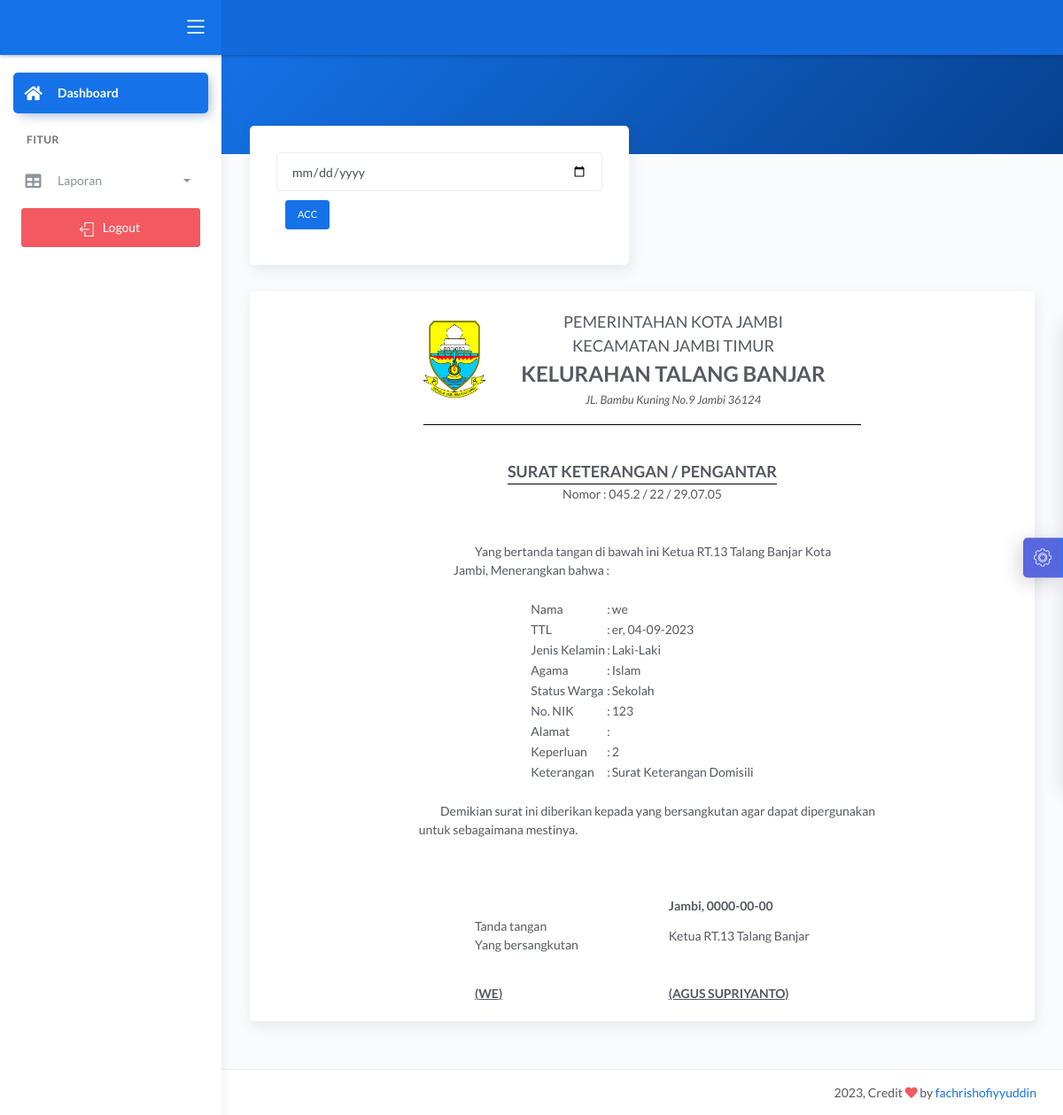
The app's page /demo1/main2.php?halaman=view_skd&id_request_skd=22 (signed in) with its own data.
### tables this page shows
CREATE TABLE `data_request_skd` (
  `id_request_skd` int(11) NOT NULL,
  `nik` varchar(16) NOT NULL,
  `tanggal_request` timestamp NOT NULL DEFAULT current_timestamp(),
  `scan_ktp` text NOT NULL,
  `scan_kk` text NOT NULL,
  `keperluan` varchar(20) NOT NULL,
  `keterangan` varchar(50) NOT NULL DEFAULT 'Data sedang diperiksa oleh Staf',
  `request` varchar(20) NOT NULL DEFAULT 'DOMISILI',
  `status` int(11) NOT NULL DEFAULT 0,
  `acc` date NOT NULL
);

CREATE TABLE `data_user` (
  `nik` varchar(16) NOT NULL,
  `password` varchar(225) NOT NULL,
  `hak_akses` varchar(225) NOT NULL,
  `nama` varchar(30) NOT NULL,
  `tanggal_lahir` date NOT NULL,
  `tempat_lahir` varchar(30) NOT NULL,
  `jekel` varchar(20) NOT NULL,
  `agama` varchar(20) NOT NULL,
  `alamat` text NOT NULL,
  `telepon` varchar(13) NOT NULL,
  `status_warga` varchar(30) NOT NULL
);

### demo1/view_skd.php (the view, shortened to what this page needs)
<?php include '../konek.php';?>
<link href="css/sweetalert.css" rel="stylesheet" type="text/css">
<?php
	if(isset($_GET['id_request_skd'])){
		$id=$_GET['id_request_skd'];
		$sql = "SELECT * FROM data_request_skd natural join data_user WHERE id_request_skd='$id'";
		$query = mysqli_query($konek,$sql);
        $data = mysqli_fetch_array($query,MYSQLI_BOTH);
        $id=$data['id_request_skd'];
        $nik = $data['nik'];
		$nama = $data['nama'];
		$tempat = $data['tempat_lahir'];
        $tgl = $data['tanggal_lahir'];
        $format2 = date('d-m-Y', strtotime($tgl));
		$agama = $data['agama'];
		$jekel = $data['jekel'];
		$nama = $data['nama'];
		$alamat = $data['alamat'];
		$status_warga = $data['status_warga'];
        $request = $data['request'];
        $keperluan = $data['keperluan'];
        $acc = $data['acc'];
	}
?>
 <div class="panel-header bg-primary-gradient">
					<div class="page-inner py-5">
						<div class="d-flex align-items-left align-items-md-center flex-column flex-md-row">
						</div>
					</div>
                </div>
                <div class="page-inner mt--5">
					<div class="row mt--2">
						<div class="col-md-6">
							<div class="card full-height">
								<div class="card-body">
								    <div class="card-tools">
                                        <form action="" method="POST">
                                            <div class="form-group">
                                                <input type="date" name="tgl_acc" class="form-control">
                                                <div class="form-group">
                                                    <input type="submit" name="ttd" value="ACC" class="btn btn-primary btn-sm">
                                                </div>
                                            </div>
                                        </form>
									</div>
								</div>
							</div>
						</div>
					</div>
					<div class="row">
						<div class="col-md-12">
							<div class="card">
								<div class="card-body">
                                <table border="1" align="center">
                                    <table border="0" align="center">
                                        <tr>
                                        <td><img src="img/jambi.png" width="70" height="87" alt=""></td>
                                        <td></td>
                                        <td></td>
                                        <td></td>
                                        <td></td>
                                        <td></td>
                                        <td></td>
                                        <td></td>
                                        <td></td>
                                        <td></td>
                                        <td></td>
                                        <td></td>
                                        <td></td>
                                        <td></td>
                                        <td></td>
                                        <td></td>
                                        <td></td>
                                        <td></td>
                                        <td></td>
                                        <td></td>
                                            <td>
                                                <center>
                                                <font size="4">PEMERINTAHAN KOTA JAMBI</font><br>
                                                    <font size="4">KECAMATAN JAMBI TIMUR</font><br>
                                                    <font size="5"><b>KELURAHAN TALANG BANJAR</b></font><br>
                                                    <font size="2"><i>JL. Bambu Kuning No.9 Jambi 36124</i></font><br>
                                                </center>
                                            </td>
                                        <td></td>
                                        <td></td>
                                        <td></td>
                                        <td></td>
                                        <td></td>
                                        <td></td>
                                        <td></td>
                                        <td></td>
                                        <td></td>
                                        <td></td>
                                        <td></td>
                                        <td></td>
                                        <td></td>
                                        <td></td>
                                        <td></td>
                                        <td></td>
                                        <td></td>
                                        <td></td>
                                        <td></td>
                                        <td></td>
                                        </tr>
                                        <tr>
                                            <td colspan="45"><hr color="black"></td>
                                        </tr>
                                    </table>
                                    <br>
                                    <table border="0" align="center">
                                        <tr>
                                            <td>
                                                <center>
                                                    <font size="4"><b>SURAT KETERANGAN / PENGANTAR</b></font><br>
                                                    <hr style="margin:0px" color="black">
                                                    <span>Nomor : 045.2 / <?php echo $id;?> / 29.07.05</span>
                                                </center>
                                            </td>
                                        </tr>
                                    </table>
                                    <br>
                                    <br>
                                    <table border="0" align="center">
                                        <tr>
                                            <td>
                                                &nbsp;&nbsp;&nbsp;&nbsp;&nbsp;&nbsp;&nbsp;&nbsp;&nbsp;Yang bertanda tangan di bawah ini Ketua RT.13 Talang Banjar Kota <br> Jambi, Menerangkan bahwa :
                                            </td>
                                        </tr>
                                    </table>
                                    <br>
                                    <table border="0" align="center">
                                        <tr>
                                            <td>Nama</td>
                                            <td>:</td>
                                            <td><?php echo $nama;?></td>
                                        </tr>
                                        <tr>
                                            <td>TTL</td>
                                            <td>:</td>
                                            <td><?php echo $tempat.", ".$format2;?></td>
                                        </tr>
                                        <tr>
                                            <td>Jenis Kelamin</td>
                                            <td>:</td>
                                            <td><?php echo $jekel;?></td>
                                        </tr>
                                        <tr>
                                            <td>Agama</td>
                                            <td>:</td>
                                            <td><?php echo $agama;?></td>
                                        </tr>
                                        <tr>
                                            <td>Status Warga</td>
                                            <td>:</td>
                                            <td><?php echo $status_warga;?></td>
                                        </tr>
                                        <tr>
                                            <td>No. NIK</td>
                                            <td>:</td>
                                            <td><?php echo $nik;?></td>
                                        </tr>
                                        <tr>
                                            <td>Alamat</td>
                                            <td>:</td>
                                            <td><?php echo $alamat;?></td>
                                        </tr>
                                        <tr>
                                            <td>Keperluan</td>
                                            <td>:</td>
                                            <td><?php echo $keperluan;?></td>
                                        </tr>
                                        <tr>
                                            <td>Keterangan</td>
                                            <td>:</td>
                                            <?php
                                                if($request=="DOMISILI"){
                                                    $request="Surat Keterangan Domisili";
                                                }
                                            ?>
                                            <td><?php echo $request;?></td>
                                        </tr>
                                    </table>
                                    <br>
                                    <table border="0" align="center">
                                        <tr>
                                            <td>
                                                &nbsp;&nbsp;&nbsp;&nbsp;&nbsp;&nbsp;&nbsp;&nbsp;&nbsp;&nbsp;&nbsp;&nbsp;&nbsp;Demikian surat ini diberikan kepada yang bersangkutan agar dapat dipergunakan<br>&nbsp;&nbsp;&nbsp;&nbsp;untuk sebagaimana mestinya.
                                            </td>
                                        </tr>
                                    </table>
                                    <br>
                                    <br>
                                    <br>
                                    <table border="0" align="center">
                                        <tr>
                                            <th></th>
                                            <th width="100px"></th>
                                            <th>Jambi, <?php echo $acc;?></th>
                                        </tr>
                                        <tr>
                                            <td>Tanda tangan <br> Yang bersangkutan </td>
                                            <td></td>
                                            <td>Ketua RT.13 Talang Banjar</td>
                                        </tr>
                                        <tr>
                                            <td rowspan="15"></td>
                                            <td></td>
                                            <td rowspan="15"></td>
                                        </tr>
                                        <tr>
                                            <td></td>
                                        </tr>
                                        <tr>
                                            <td></td>
                                        </tr>
                                        <tr>
                                            <td></td>
                                        </tr>
                                        <tr>
                                            <td></td>
                                        </tr>
                                        <tr>
                                            <td></td>
                                        </tr>
                                        <tr>
                                            <td></td>
                                        </tr>
                                        <tr>
                                            <td></td>
                                        </tr>
                                        <tr>
                                            <td></td>
                                        </tr>
                                        <tr>
                                            <td></td>
                                        </tr>
                                        <tr>
                                            <td></td>
                                        </tr>
                                        <tr>
                                            <td></td>
                                        </tr>
                                        <tr>
                                            <td></td>
                                        </tr><tr>
                                            <td></td>
                                        </tr><tr>
                                            <td></td>
                                        </tr><tr>
                                            <td></td>
                                        </tr>
                                        <tr>
                                            <td><b style="text-transform:uppercase"><u>(<?php echo $nama;?>)</u></b></td>
                                            <td></td>
                                            <td><b><u>(AGUS SUPRIYANTO)</u></b></td>
                                        </tr>
                                    </table>
                                </table>
								</div>
							</div>
						</div>
					</div>
			</div>

### records on screen
data_request_skd: id_request_skd "22", nik.nama "we", nik.tempat_lahir "er", nik.tanggal_lahir "04-09-2023", nik.jekel "Laki-Laki", nik.agama "Islam", nik.status_warga "Sekolah", nik "123", keperluan "2", request "Surat Keterangan Domisili", acc "0000-00-00", nik.nama "WE"
